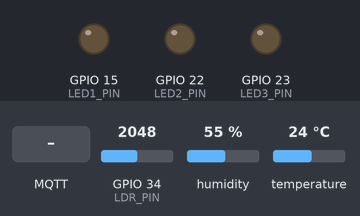
Simulated run of this sketch. Board: ESP32. On the bench: output pins drawn as LEDs (lit = HIGH). The inputs (shaded band) are chosen by the test bench; at power-on: GPIO 34 (LDR_PIN) = 2048, humidity 55 %, temperature 24 °C. WiFi joins after 1.5 s; servers stay silent unless stated; no MQTT or app messages arrive unless stated.

Above: at 2.7 s.
2.8 s: MQTT message "1" arrives on the first subscribed topic
At 3.9 s:
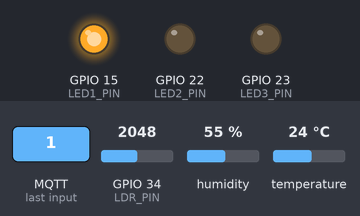
4.3 s: MQTT message "1" arrives on the second subscribed topic
At 5.0 s:
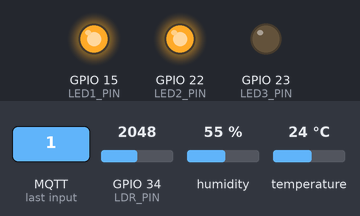
5.8 s: MQTT message "0" arrives on the first subscribed topic
At 6.2 s:
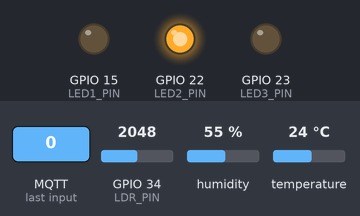
7.3 s: MQTT message "1" arrives on the third subscribed topic
At 8.5 s:
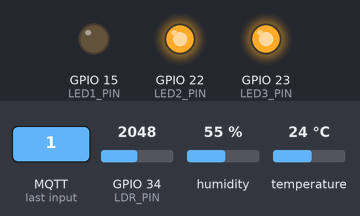
8.8 s: MQTT message "0" arrives on the second subscribed topic
At 9.7 s:
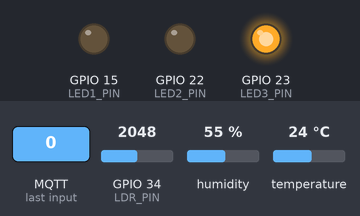
10.3 s: MQTT message "0" arrives on the third subscribed topic
At 10.8 s:
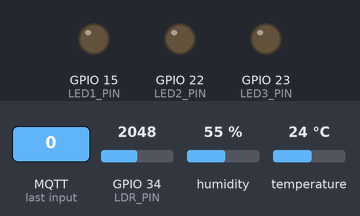
Timing chart, 0 to 12.8 s (numbered marks = the images above; inputs shaded):
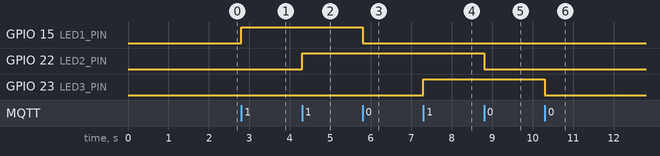

Measured:
- after the input at 2.8 s, GPIO 15 (LED1_PIN): LOW → HIGH at once
- after the input at 4.3 s, GPIO 22 (LED2_PIN): LOW → HIGH at once
- after the input at 5.8 s, GPIO 15 (LED1_PIN): HIGH → LOW at once
- after the input at 7.3 s, GPIO 23 (LED3_PIN): LOW → HIGH at once
- after the input at 8.8 s, GPIO 22 (LED2_PIN): HIGH → LOW at once
- after the input at 10.3 s, GPIO 23 (LED3_PIN): HIGH → LOW at once

The sketch:

hardware.ino
```cpp
#include <WiFi.h>
#include <PubSubClient.h>
#include <DHT.h>

#define DHTPIN 4
#define DHTTYPE DHT11
#define LED1_PIN 15
#define LED2_PIN 22
#define LED3_PIN 23
#define LDR_PIN 34

const int ADC_MAX_VALUE = 4095;
const int MAX_ESTIMATED_LUX = 2000;

const char* ssid = "iPhone (52)";
const char* password = "12345678";
const char* mqtt_server = "172.20.10.2";
const int mqtt_port = 1883;
const char* mqtt_user = "esp32";
const char* mqtt_pass = "1234567";

const char* TOPIC_SENSOR = "datasensor/all";
const char* TOPIC_CONTROL_LED1 = "esp32/led1/control";
const char* TOPIC_CONTROL_LED2 = "esp32/led2/control";
const char* TOPIC_CONTROL_LED3 = "esp32/led3/control";
const char* TOPIC_STATUS_LED1 = "esp32/led1/status";
const char* TOPIC_STATUS_LED2 = "esp32/led2/status";
const char* TOPIC_STATUS_LED3 = "esp32/led3/status";

WiFiClient espClient;
PubSubClient client(espClient);
DHT dht(DHTPIN, DHTTYPE);

int currentLed1State = 0;
int currentLed2State = 0;
int currentLed3State = 0;

void publishLEDStatus(const char* statusTopic, int state) {
  char statusMsg[2];
  snprintf(statusMsg, sizeof(statusMsg), "%d", state);
  client.publish(statusTopic, statusMsg);
}

void controlLED(int pin, int* currentState, int newState, const char* deviceName, const char* statusTopic) {
  digitalWrite(pin, newState);
  *currentState = newState;
  publishLEDStatus(statusTopic, newState);
}

void callback(char* topic, byte* payload, unsigned int length) {
  String msg;
  for (unsigned int i = 0; i < length; i++) msg += (char)payload[i];
  msg.trim();

  int state;
  if (msg == "1") state = 1;
  else if (msg == "0") state = 0;
  else return;

  if (String(topic) == TOPIC_CONTROL_LED1) {
    controlLED(LED1_PIN, &currentLed1State, state, "Light", TOPIC_STATUS_LED1);
  } else if (String(topic) == TOPIC_CONTROL_LED2) {
    controlLED(LED2_PIN, &currentLed2State, state, "AC", TOPIC_STATUS_LED2);
  } else if (String(topic) == TOPIC_CONTROL_LED3) {
    controlLED(LED3_PIN, &currentLed3State, state, "Fan", TOPIC_STATUS_LED3);
  }
}

void setup_wifi() {
  WiFi.begin(ssid, password);
  while (WiFi.status() != WL_CONNECTED) {
    delay(500);
  }
}

void reconnect() {
  while (!client.connected()) {
    if (client.connect("ESP32Client", mqtt_user, mqtt_pass)) {
      client.subscribe(TOPIC_CONTROL_LED1);
      client.subscribe(TOPIC_CONTROL_LED2);
      client.subscribe(TOPIC_CONTROL_LED3);

      publishLEDStatus(TOPIC_STATUS_LED1, currentLed1State);
      publishLEDStatus(TOPIC_STATUS_LED2, currentLed2State);
      publishLEDStatus(TOPIC_STATUS_LED3, currentLed3State);
      break;
    } else {
      delay(3000);
    }
  }
}

void setup() {
  Serial.begin(115200);

  pinMode(LED1_PIN, OUTPUT);
  pinMode(LED2_PIN, OUTPUT);
  pinMode(LED3_PIN, OUTPUT);

  digitalWrite(LED1_PIN, LOW);
  digitalWrite(LED2_PIN, LOW);
  digitalWrite(LED3_PIN, LOW);

  dht.begin();
  setup_wifi();
  client.setServer(mqtt_server, mqtt_port);
  client.setCallback(callback);
}

unsigned long lastMsg = 0;

void loop() {
  if (!client.connected()) {
    reconnect();
  }
  client.loop();

  unsigned long now = millis();
  if (now - lastMsg > 5000) {
    lastMsg = now;

    float t = dht.readTemperature();
    float h = dht.readHumidity();
    int ldr_raw = analogRead(LDR_PIN);
    int ldr_inverted = ADC_MAX_VALUE - ldr_raw;
    int light = map(ldr_inverted, 0, ADC_MAX_VALUE, 0, MAX_ESTIMATED_LUX);
    if (light < 0) light = 0;

    if (!isnan(t) && !isnan(h)) {
      char payload[128];
      snprintf(payload, sizeof(payload),
               "{\"temperature\":%.2f,\"humidity\":%.2f,\"light\":%d}",
               t, h, light);
      client.publish(TOPIC_SENSOR, payload);
    }
  }

  if (WiFi.status() != WL_CONNECTED) {
    setup_wifi();
  }
}
```
